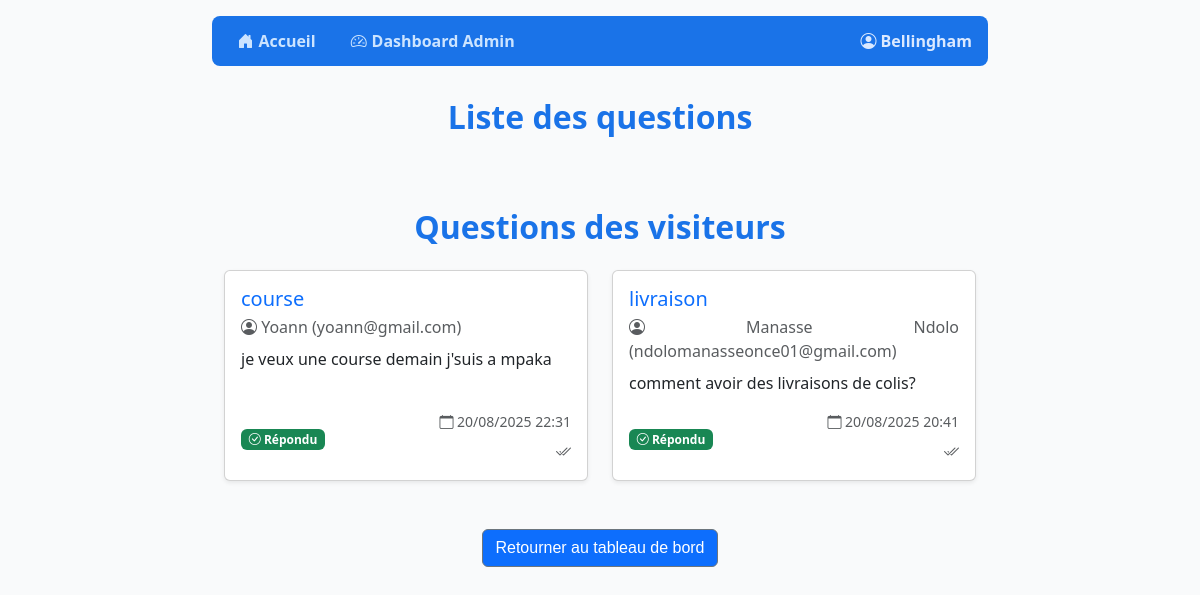
Page /questions/ (signed in) on the earlier database version.
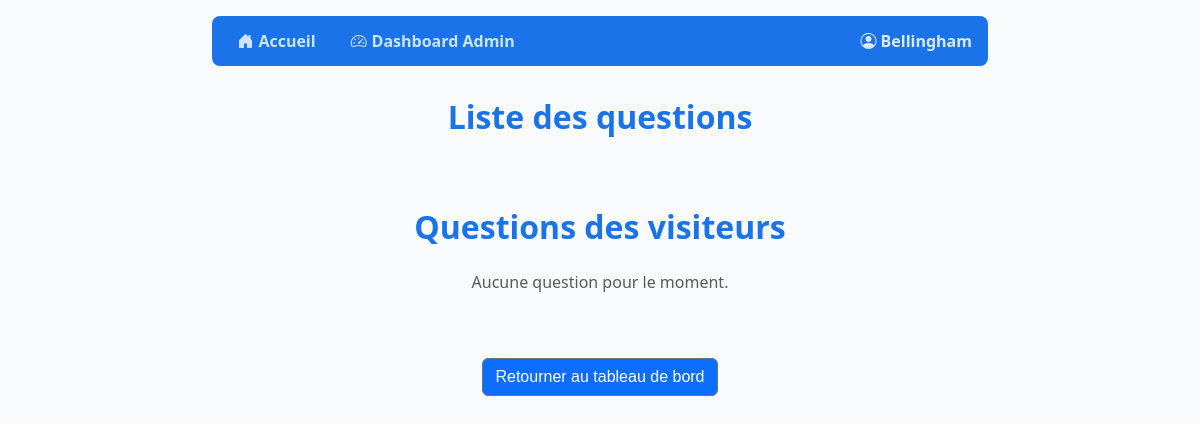
Same page on the later database version.
### gestion/models.py (models this page shows, shortened)
class Question(models.Model):
    STATUT_CHOICES = [
        ('en_attente', 'En attente de réponse'),
        ('repondu', 'Répondu'),
    ]
    nom = models.CharField(max_length=255)  # nom du visiteur
    email = models.EmailField()             # email pour réponse
    sujet = models.CharField(max_length=255)
    message = models.TextField()
    reponse = models.TextField(blank=True, null=True)
    statut = models.CharField(max_length=20, choices=STATUT_CHOICES, default='en_attente')
    date_creation = models.DateTimeField(auto_now_add=True)
    date_reponse = models.DateTimeField(blank=True, null=True)

### gestion/views.py (the view)
# urls.py: path('questions/', views.liste_questions, name='liste_questions'),
@login_required
def liste_questions(request):
    if not request.user.role == 'admin':
        messages.error(request, "Accès refusé.")
        return redirect('home')
    questions = Question.objects.all().order_by('-date_creation')  # ordre décroissant
    return render(request, 'liste_questions.html', {'questions': questions})

### gestion/templates/liste_questions.html
{% extends "base.html" %}
{% block page_title %}Liste des questions{% endblock %}
{% block content %}
<div class="container py-5">
    <h2 class="mb-4 text-center">Questions des visiteurs</h2>
    <div class="row g-4">
        {% for question in questions %}
        <div class="col-md-6">
            <div class="card h-100 shadow-sm">
                <div class="card-body d-flex flex-column">
                    <h5 class="card-title text-primary">{{ question.sujet }}</h5>
                    <p class="card-subtitle mb-2 text-muted">
                        <i class="bi bi-person-circle"></i> {{ question.nom }} ({{ question.email }})
                    </p>
                    <p class="card-text" style="white-space: pre-wrap; word-break: break-word;">{{ question.message }}</p>
                    <div class="mt-auto d-flex justify-content-between align-items-center">
                        <div>
                            {% if question.statut == 'en_attente' %}
                                <span class="badge bg-warning text-dark">
                                    <i class="bi bi-hourglass-split"></i> En attente
                                </span>
                            {% else %}
                                <span class="badge bg-success">
                                    <i class="bi bi-check-circle"></i> Répondu
                                </span>
                            {% endif %}
                        </div>
                        <div class="text-end">
                            <small class="text-muted d-block mb-2">
                                <i class="bi bi-calendar"></i> {{ question.date_creation|date:"d/m/Y H:i" }}
                            </small>
                            {% if question.statut == 'en_attente' %}
                                <a href="{% url 'repondre_question' question.id %}" class="btn btn-sm btn-success">
                                    <i class="bi bi-reply"></i> Répondre
                                </a>
                            {% else %}
                                <i class="bi bi-check2-all text-muted"></i>
                            {% endif %}
                        </div>
                    </div>
                </div>
            </div>
        </div>
        {% empty %}
        <div class="col-12 text-center text-muted">
            <p>Aucune question pour le moment.</p>
        </div>
        {% endfor %}
    </div>
</div>
<div style="text-align:center;">
    <a href="{% url 'admin_dashboard' %}" class="btn btn-secondary" style="text-decoration: none; background-color:#0d6efd; color: white;font-family:'Franklin Gothic Medium', 'Arial Narrow', Arial, sans-serif;">Retourner au tableau de bord</a>
</div>
{% endblock %}

Differences in the rows shown:
removed Question: sujet "course", nom "Yoann", email "yoann@gmail.com", message "je veux une course demain j'suis a mpaka", statut "repondu" (drawn), date_creation "20/08/2025 22:31"
removed Question: sujet "livraison", nom "Manasse Ndolo", email "ndolomanasseonce01@gmail.com", message "comment avoir des livraisons de colis?", statut "repondu" (drawn), date_creation "20/08/2025 20:41"
Other differences:
text now shown: "Aucune question pour le moment."
